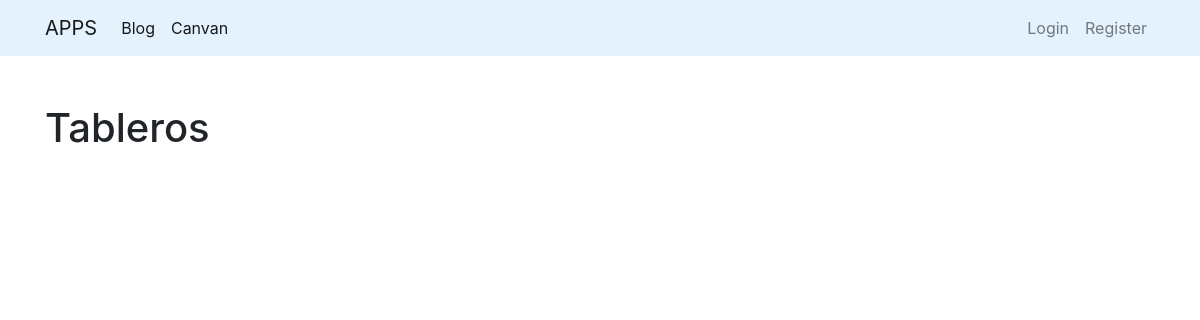
The page /canvan/ on the database as committed earlier.
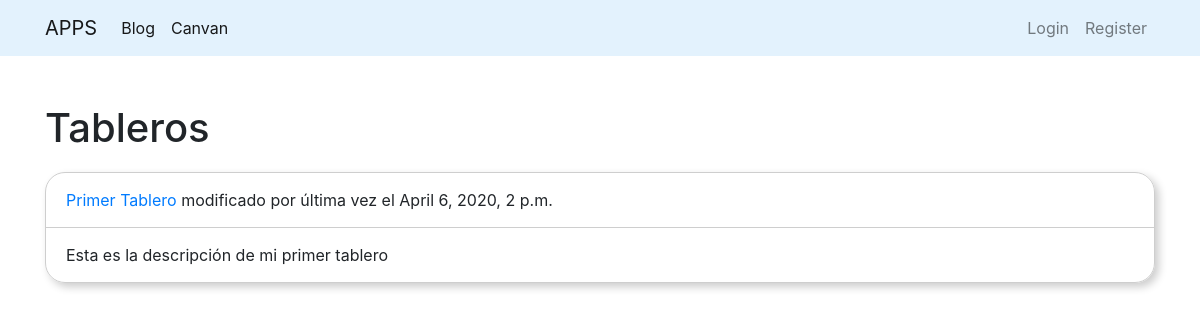
The same page on the database as committed later.
### canvan/models.py (models this page shows, shortened)
class Tablero(models.Model):
	nombre = models.CharField( max_length = 200 )
	descripcion = models.TextField( max_length = 400 )
	fecha_ultima_modificacion = models.DateTimeField()

### canvan/views.py (the view)
class IndexView ( generic.ListView ):
	template_name = 'canvan/index.html'
	context_object_name = 'tablas_canvan'
	def get_queryset ( self ):
		return Tablero.objects.order_by('-fecha_ultima_modificacion')

### canvan/templates/canvan/index.html
{% extends 'canvan/base.html'%}
{% load static%}
{% block estilo%}
	<link rel="stylesheet" href="{% static 'css/canvan_index.css' %}">
{% endblock estilo%}
{% block contenido%}
	<div class="container my-5 boder">
		<h1> Tableros </h1>
		{% for tablero in tablas_canvan %}
			<div class="tarjeta-tablero">
				<div class="titulo-tarjeta-tablero">
					<a href="{% url 'canvan:detail' tablero.id%}">{{ tablero.nombre }}</a>
					modificado por última vez el {{ tablero.fecha_ultima_modificacion }}
				</div>
				<div class="cuerpo-tarjeta-tablero">
					{{ tablero.descripcion }}
				</div>
			</div>
		{% endfor %}
	</div>
{% endblock contenido%}

Rows that differ between the two databases and show on the page:
added Tablero: nombre "Primer Tablero", fecha_ultima_modificacion "April 6, 2020, 2 p.m.", descripcion "Esta es la descripción de mi primer tablero"
